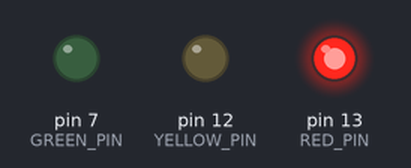
A sketch run on a simulated Arduino Uno, built with avr-gcc and run on an emulated ATmega328P. On the bench: output pins drawn as LEDs (lit = HIGH).

Above: at 0.5 s.
At 1.5 s:
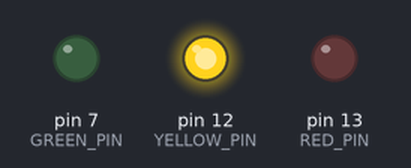
At 5.5 s:
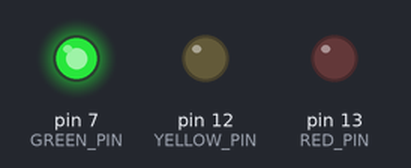
Timing chart, 0 to 6.9 s (numbered marks = the images above):
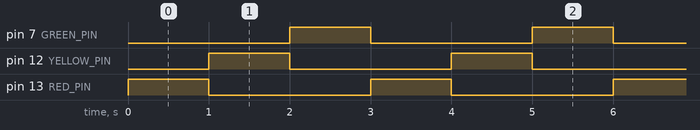

The sketch:

simple_traffic_lights.ino
```cpp
#define RED_PIN 13
#define YELLOW_PIN 12
#define GREEN_PIN 7

void setup()
{
  pinMode(RED_PIN, OUTPUT);
  pinMode(YELLOW_PIN, OUTPUT);
  pinMode(GREEN_PIN, OUTPUT);
}

void loop()
{
  digitalWrite(RED_PIN, HIGH);
  digitalWrite(YELLOW_PIN, LOW);
  digitalWrite(GREEN_PIN, LOW);
  delay(1000);
  digitalWrite(RED_PIN, LOW);
  digitalWrite(YELLOW_PIN, HIGH);
  digitalWrite(GREEN_PIN, LOW);
  delay(1000);
  digitalWrite(RED_PIN, LOW);
  digitalWrite(YELLOW_PIN, LOW);
  digitalWrite(GREEN_PIN, HIGH);
  delay(1000);
}
```

Measured:
- by itself, pin 7 (GREEN_PIN), pin 12 (YELLOW_PIN), pin 13 (RED_PIN): alternates HIGH for 1.0 s and LOW for 2.0 s
- by itself, everything shown: repeats every 3.0 s, in 3 steps
